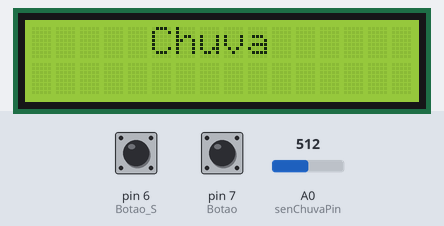
Simulated run of this sketch. Board: Arduino Uno, built with avr-gcc and run on an emulated ATmega328P. Parts: 16×2 character LCD. The inputs (shaded band) are chosen by the test bench; at power-on: pin 7 (Botao) HIGH, pin 6 (Botao_S) HIGH, A0 (senChuvaPin) = 512.

Above: at 3.6 s.
3.7 s: pin 7 (Botao) pulled LOW for 3.2 s
At 4.4 s:
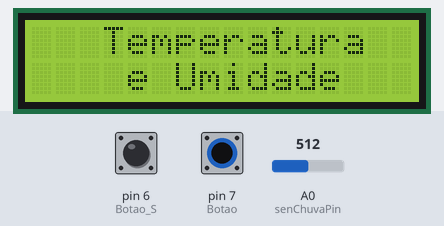
8.4 s: pin 6 (Botao_S) pulled LOW for 0.6 s
At 9.7 s:
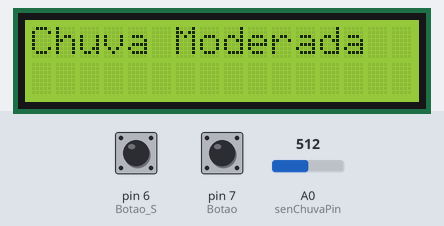
Timing chart, 0 to 11.4 s (numbered marks = the images above; inputs shaded):
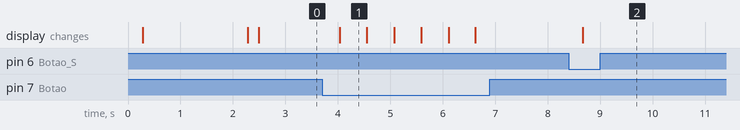

The sketch:

Estacao_Metereologica.ino
```cpp
#define Botao_S        6      // Botão Seletor
#define Botao          7      // Botão para passar
#define senChuvaPin    A0
#define DHT11Pin       A1

#include <LiquidCrystal_I2C.h>
#include "dht.h"

LiquidCrystal_I2C display(0x27, 16, 2);
int opcao_menu;
dht DHT;

int  MENU(void);
void chuva(void);
void DHT11sen(void);

void setup()
{
  pinMode(Botao, INPUT_PULLUP);       // Botões ativados em nível lógico 0
  pinMode(Botao_S, INPUT_PULLUP);
  pinMode(senChuvaPin, INPUT);

  display.init(); 		                // INICIA A COMUNICAÇÃO COM O DISPLAY
  display.clear();		                // LIMPA O DISPLAY
  display.backlight();	              // LIGA A ILUMINAÇÃO DO DISPLAY
  delay(200);
  display.setCursor(0, 0);            // (coluna, linha)
  display.print("Weather  Station");  // Printa no Display
  delay(2000);
  display.clear();
  display.noBacklight();
  delay(200);
  display.backlight();
}

void loop()
{
  opcao_menu = MENU();

  if(opcao_menu == 1)
    chuva();

  if(opcao_menu == 2)
    DHT11sen();
}

int MENU(void)
{
  int opcao = 1;  // Variável de retorno da função

  while(digitalRead(Botao_S) != 0) // Enquanto o botão de "select" não for pressionado...
  {
    if(digitalRead(Botao) == 0)   //  Se o botão de passar for apertado...
    {
      opcao++;

      if(opcao == 3)
        opcao = 1;
    }

    if(opcao == 1)
    {
      display.setCursor(5, 0);
      display.print("Chuva");
    }

    if(opcao == 2)
    {
      display.setCursor(3, 0);
      display.print("Temperatura   ");
      display.setCursor(4, 1);
      display.print("e Umidade    ");
    }

    delay(500);
    display.clear();
  }

  display.clear();
  return opcao;
}

void chuva(void)
{
  int intensidade;

  while(1)
  {
    intensidade = analogRead(senChuvaPin);

    if (intensidade > 1010 && intensidade < 1024)
    {
      display.setCursor(0, 0);
      display.print("Sem Chuva");
    }

    if (intensidade > 900 && intensidade < 1010)
    {
      display.setCursor(0, 0);
      display.print("Chuva Leve");
    }

    if (intensidade > 400 && intensidade < 900)
    {
      display.setCursor(0, 0);
      display.print("Chuva Moderada");
    }

    if (intensidade > 0 && intensidade < 400)
    {
      display.setCursor(0, 0);
      display.print("Chuva Forte");
      display.setCursor(0, 1);
      display.print("Alerta!");
    }

    delay(500);
    display.clear();
  }
}

void DHT11sen(void)
{
  while(1)
    {
      DHT.read11(DHT11Pin);
      display.setCursor(0, 0);
      display.print("Temp: ");
      display.print(DHT.temperature, 0);
      display.print("C");
      display.setCursor(0, 1);
      display.print("Umid: ");
      display.print(DHT.humidity);
      display.println("%    ");
      delay(100);   // Atraso entre as medições
    }
}
```

dht.h
```cpp
//
//    FILE: dht.h
// VERSION: 0.1.00
// PURPOSE: DHT Temperature & Humidity Sensor library for Arduino
//
//     URL: http://arduino.cc/playground/Main/DHTLib
//
// HISTORY:
// see dht.cpp file
//

#ifndef dht_h
#define dht_h

#if ARDUINO >= 100
 #include "Arduino.h"
#else
 #include "WProgram.h"
#endif

#define DHT_LIB_VERSION "0.1.00"

class dht
{
public:
	int read11(uint8_t pin);
    int read22(uint8_t pin);
	double humidity;
	double temperature;

private:
	uint8_t bits[5];  // buffer to receive data
	int read(uint8_t pin);
};
#endif
//
// END OF FILE
//
```

Measured:
- after the input at 3.7 s, the display: changes after 0.34 s (image 1)
- after the input at 8.4 s, the display: changes after 0.27 s (image 2)
- what the display in image 1 shows lasts 0.5 s, from 4.0 s to 4.5 s
